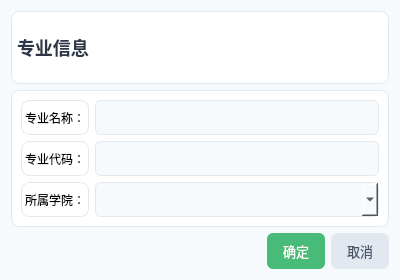
<?xml version="1.0" encoding="UTF-8"?>
<ui version="4.0">
 <class>AddMajorDialog</class>
 <widget class="QDialog" name="AddMajorDialog">
  <property name="geometry">
   <rect>
    <x>0</x>
    <y>0</y>
    <width>400</width>
    <height>280</height>
   </rect>
  </property>
  <property name="styleSheet">
   <string notr="true">QWidget {
    background: #f7fafc;
}
QFrame {
    background: white;
    border-radius: 8px;
    border: 1px solid #e2e8f0;
}
QPushButton {
    border: none;
    border-radius: 6px;
    padding: 8px 16px;
    font-size: 13px;
}
QLineEdit, QComboBox {
    border: 1px solid #e2e8f0;
    border-radius: 6px;
    padding: 8px 12px;
    font-size: 13px;
}
</string>
  </property>
  <layout class="QVBoxLayout" name="verticalLayout">
   <item>
    <widget class="QLabel" name="titleLabel">
     <property name="styleSheet">
      <string notr="true">font-size: 18px; font-weight: bold; color: #2d3748;</string>
     </property>
     <property name="text">
      <string>专业信息</string>
     </property>
    </widget>
   </item>
   <item>
    <widget class="QFrame" name="frame">
     <layout class="QFormLayout" name="formLayout">
      <item row="0" column="0">
       <widget class="QLabel" name="label">
        <property name="text">
         <string>专业名称：</string>
        </property>
       </widget>
      </item>
      <item row="0" column="1">
       <widget class="QLineEdit" name="majorNameEdit"/>
      </item>
      <item row="1" column="0">
       <widget class="QLabel" name="label_2">
        <property name="text">
         <string>专业代码：</string>
        </property>
       </widget>
      </item>
      <item row="1" column="1">
       <widget class="QLineEdit" name="majorCodeEdit"/>
      </item>
      <item row="2" column="0">
       <widget class="QLabel" name="label_3">
        <property name="text">
         <string>所属学院：</string>
        </property>
       </widget>
      </item>
      <item row="2" column="1">
       <widget class="QComboBox" name="collegeCombo"/>
      </item>
     </layout>
    </widget>
   </item>
   <item>
    <layout class="QHBoxLayout" name="horizontalLayout">
     <item>
      <spacer name="horizontalSpacer">
       <property name="orientation">
        <enum>Qt::Orientation::Horizontal</enum>
       </property>
       <property name="sizeHint" stdset="0">
        <size>
         <width>40</width>
         <height>20</height>
        </size>
       </property>
      </spacer>
     </item>
     <item>
      <widget class="QPushButton" name="okBtn">
       <property name="styleSheet">
        <string notr="true">background: #48bb78; color: white;</string>
       </property>
       <property name="text">
        <string>确定</string>
       </property>
      </widget>
     </item>
     <item>
      <widget class="QPushButton" name="cancelBtn">
       <property name="styleSheet">
        <string notr="true">background: #e2e8f0; color: #4a5568;</string>
       </property>
       <property name="text">
        <string>取消</string>
       </property>
      </widget>
     </item>
    </layout>
   </item>
  </layout>
 </widget>
 <resources/>
 <connections>
  <connection>
   <sender>okBtn</sender>
   <signal>clicked()</signal>
   <receiver>AddMajorDialog</receiver>
   <slot>accept()</slot>
   <hints>
    <hint type="sourcelabel">
     <x>278</x>
     <y>230</y>
    </hint>
    <hint type="destinationlabel">
     <x>280</x>
     <y>230</y>
    </hint>
   </hints>
  </connection>
  <connection>
   <sender>cancelBtn</sender>
   <signal>clicked()</signal>
   <receiver>AddMajorDialog</receiver>
   <slot>reject()</slot>
   <hints>
    <hint type="sourcelabel">
     <x>357</x>
     <y>230</y>
    </hint>
    <hint type="destinationlabel">
     <x>360</x>
     <y>230</y>
    </hint>
   </hints>
  </connection>
 </connections>
</ui>
